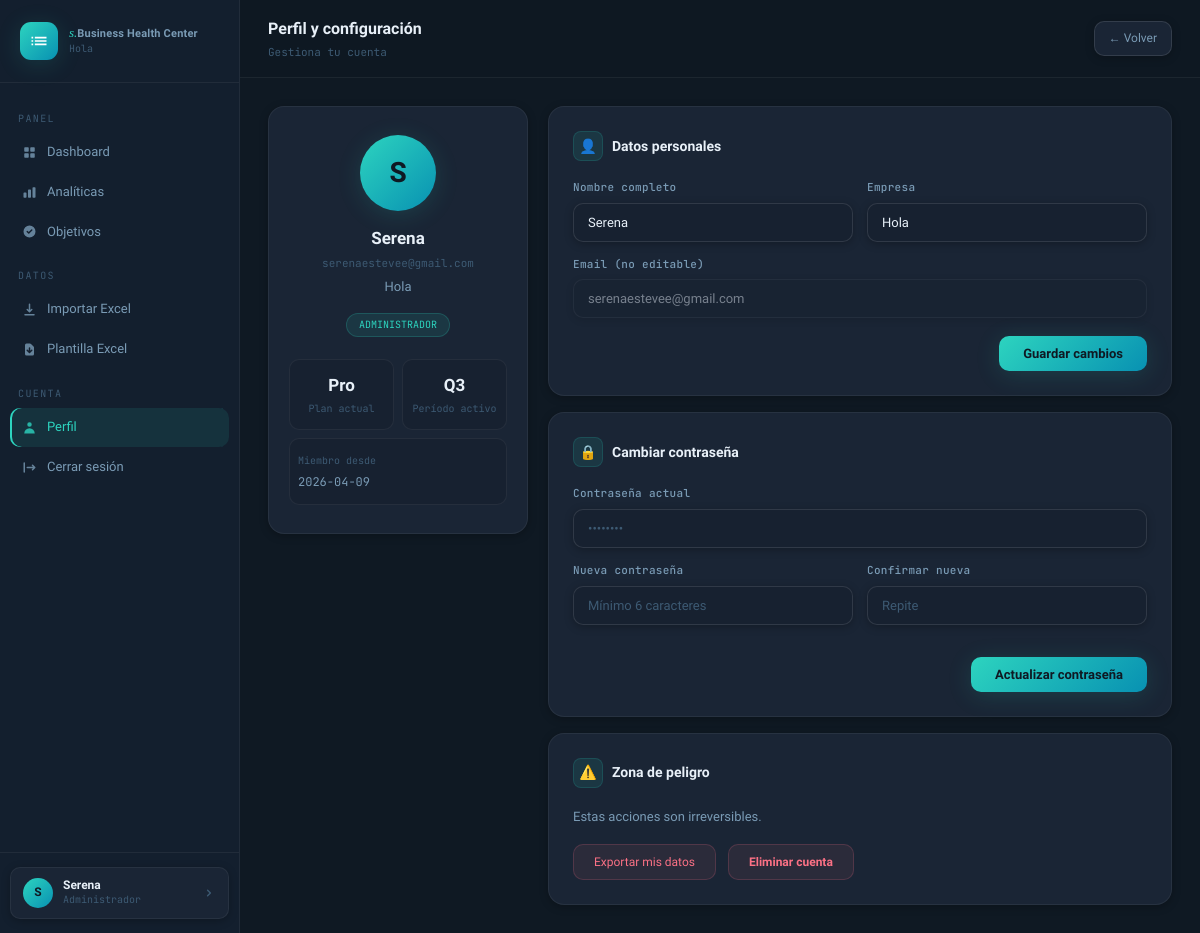
Screenshot of /profile (signed in) with the database file from the repository.
### tables this page shows
CREATE TABLE users (
                id        INTEGER PRIMARY KEY AUTOINCREMENT,
                name      TEXT NOT NULL,
                email     TEXT UNIQUE NOT NULL,
                password  TEXT NOT NULL,
                company   TEXT DEFAULT '',
                role      TEXT DEFAULT 'admin',
                created_at TEXT DEFAULT CURRENT_TIMESTAMP
            );

### app.py (the view, shortened to what this page needs)
@app.route('/profile', methods=['GET', 'POST'])
@login_required
def profile():
    db   = get_db()
    user = db.execute('SELECT * FROM users WHERE id = ?', (session['user_id'],)).fetchone()
    if user is None:
        session.clear()
        return redirect(url_for('login'))
    success = error = None
    return render_template('profile.html',
        user=user,
        user_name=session['user_name'],
        user_company=session.get('user_company', ''),
        success=success, error=error,
    )

### app.py (called while the page is built)
def get_db():
    conn = sqlite3.connect(DB)
    conn.row_factory = sqlite3.Row
    return conn

def login_required(f):
    @wraps(f)
    def decorated(*args, **kwargs):
        if 'user_id' not in session:
            return redirect(url_for('login'))
        return f(*args, **kwargs)
    return decorated

### templates/profile.html (shortened to what this page needs)
{% extends "base.html" %}
{% block body %}
<div class="app">
  {% include '_sidebar.html' %}
  <div class="main">
    <div class="topbar">
      <div><div class="page-title">Perfil y configuración</div><div class="page-sub">Gestiona tu cuenta</div></div>
      <a href="{{ url_for('dashboard') }}" class="btn-back">← Volver</a>
    </div>
    <div class="content">
      <div class="profile-grid">
        <div>
          <div class="profile-aside-card">
            <div class="profile-avatar-big">{{ user.name[0].upper() }}</div>
            <div class="profile-name">{{ user.name }}</div>
            <div class="profile-email">{{ user.email }}</div>
            <div class="profile-company">{{ user.company or 'Sin empresa' }}</div>
            <div class="profile-role-badge">ADMINISTRADOR</div>
            <div class="stats-mini">
              <div class="stat-box"><div class="stat-val">Pro</div><div class="stat-lbl">Plan actual</div></div>
              <div class="stat-box"><div class="stat-val">Q3</div><div class="stat-lbl">Período activo</div></div>
              <div class="stat-box" style="grid-column:1/-1;text-align:left;">
                <div class="stat-lbl">Miembro desde</div>
                <div style="font-size:12px;color:var(--text2);margin-top:4px;font-family:var(--font-mono);">{{ user.created_at[:10] if user.created_at else '—' }}</div>
              </div>
            </div>
          </div>
        </div>
        <div class="forms-col">
          <div class="form-card">
            <div class="form-card-title"><span class="form-card-icon">👤</span> Datos personales</div>
            <form method="POST"><input type="hidden" name="action" value="update">
              <div class="form-row">
                <div class="form-group"><label class="form-label">Nombre completo</label><input type="text" name="name" class="form-input" value="{{ user.name }}" required></div>
                <div class="form-group"><label class="form-label">Empresa</label><input type="text" name="company" class="form-input" value="{{ user.company or '' }}" placeholder="Mi Empresa SL"></div>
              </div>
              <div class="form-group"><label class="form-label">Email (no editable)</label><input type="email" class="form-input" value="{{ user.email }}" disabled></div>
              <div class="form-actions"><button type="submit" class="btn-save">Guardar cambios</button></div>
            </form>
          </div>
          <div class="form-card">
            <div class="form-card-title"><span class="form-card-icon">🔒</span> Cambiar contraseña</div>
            <form method="POST"><input type="hidden" name="action" value="password">
              <div class="form-group"><label class="form-label">Contraseña actual</label><input type="password" name="current_password" class="form-input" placeholder="••••••••" required></div>
              <div class="form-row">
                <div class="form-group"><label class="form-label">Nueva contraseña</label><input type="password" name="new_password" class="form-input" placeholder="Mínimo 6 caracteres" required></div>
                <div class="form-group"><label class="form-label">Confirmar nueva</label><input type="password" name="confirm_password" class="form-input" placeholder="Repite" required></div>
              </div>
              <div class="form-actions"><button type="submit" class="btn-save">Actualizar contraseña</button></div>
            </form>
          </div>
          <div class="form-card">
            <div class="form-card-title"><span class="form-card-icon">⚠️</span> Zona de peligro</div>
            <p style="font-size:13px;color:var(--text2);margin-bottom:16px;line-height:1.7;">Estas acciones son irreversibles.</p>
            <div style="display:flex;gap:12px;flex-wrap:wrap;">
              <button class="btn-danger" onclick="return confirm('¿Exportar todos tus datos?')">Exportar mis datos</button>
              <button class="btn-danger" style="font-weight:600;" onclick="return confirm('¿Eliminar cuenta? No se puede deshacer.')">Eliminar cuenta</button>
            </div>
          </div>
        </div>
      </div>
    </div>
  </div>
</div>
{% endblock %}

### templates/_sidebar.html (shortened to what this page needs)
<aside class="sidebar">
  <div class="sidebar-logo">
    <div class="logo-icon">
      <svg viewBox="0 0 24 24" width="20" height="20" fill="white"><path d="M3 13h2v-2H3v2zm0 4h2v-2H3v2zm0-8h2V7H3v2zm4 4h14v-2H7v2zm0 4h14v-2H7v2zM7 7v2h14V7H7z"/></svg>
    </div>
    <div class="logo-text">
      <div class="logo-s">s.<span class="logo-rest">Business Health Center</span></div>
      <div class="logo-company">{{ user_company or 'Mi empresa' }}</div>
    </div>
  </div>
  <nav class="sidebar-nav">
    <div class="nav-section">Panel</div>
    <a class="nav-item {% if request.endpoint == 'dashboard' %}active{% endif %}" href="{{ url_for('dashboard') }}">
      <span class="ni"></span>
      Dashboard
    </a>
    <a class="nav-item {% if request.endpoint == 'analiticas' %}active{% endif %}" href="{{ url_for('analiticas') }}">
      <span class="ni"><svg viewBox="0 0 20 20" fill="currentColor" width="15" height="15"><path d="M2 11a1 1 0 011-1h2a1 1 0 011 1v5a1 1 0 01-1 1H3a1 1 0 01-1-1v-5zm6-4a1 1 0 011-1h2a1 1 0 011 1v9a1 1 0 01-1 1H9a1 1 0 01-1-1V7zm6-3a1 1 0 011-1h2a1 1 0 011 1v12a1 1 0 01-1 1h-2a1 1 0 01-1-1V4z"/></svg></span>
      Analíticas
    </a>
    <a class="nav-item {% if request.endpoint == 'objetivos' %}active{% endif %}" href="{{ url_for('objetivos') }}">
      <span class="ni"><svg viewBox="0 0 20 20" fill="currentColor" width="15" height="15"><path fill-rule="evenodd" d="M10 18a8 8 0 100-16 8 8 0 000 16zm3.707-9.293a1 1 0 00-1.414-1.414L9 10.586 7.707 9.293a1 1 0 00-1.414 1.414l2 2a1 1 0 001.414 0l4-4z" clip-rule="evenodd"/></svg></span>
      Objetivos
    </a>
    <div class="nav-section">Datos</div>
    <a class="nav-item {% if request.endpoint == 'importar' %}active{% endif %}" href="{{ url_for('importar') }}">
      <span class="ni"><svg viewBox="0 0 20 20" fill="currentColor" width="15" height="15"><path fill-rule="evenodd" d="M3 17a1 1 0 011-1h12a1 1 0 110 2H4a1 1 0 01-1-1zm3.293-7.707a1 1 0 011.414 0L9 10.586V3a1 1 0 112 0v7.586l1.293-1.293a1 1 0 111.414 1.414l-3 3a1 1 0 01-1.414 0l-3-3a1 1 0 010-1.414z" clip-rule="evenodd"/></svg></span>
      Importar Excel
    </a>
    <a class="nav-item" href="{{ url_for('descargar_plantilla') }}">
      <span class="ni"></span>
      Plantilla Excel
    </a>
    <div class="nav-section">Cuenta</div>
    <a class="nav-item {% if request.endpoint == 'profile' %}active{% endif %}" href="{{ url_for('profile') }}">
      <span class="ni"><svg viewBox="0 0 20 20" fill="currentColor" width="15" height="15"><path fill-rule="evenodd" d="M10 9a3 3 0 100-6 3 3 0 000 6zm-7 9a7 7 0 1114 0H3z" clip-rule="evenodd"/></svg></span>
      Perfil
    </a>
    <a class="nav-item" href="{{ url_for('logout') }}">
      <span class="ni"><svg viewBox="0 0 20 20" fill="currentColor" width="15" height="15"><path fill-rule="evenodd" d="M3 3a1 1 0 00-1 1v12a1 1 0 102 0V4a1 1 0 00-1-1zm10.293 9.293a1 1 0 001.414 1.414l3-3a1 1 0 000-1.414l-3-3a1 1 0 10-1.414 1.414L14.586 9H7a1 1 0 100 2h7.586l-1.293 1.293z" clip-rule="evenodd"/></svg></span>
      Cerrar sesión
    </a>
  </nav>
  <div class="sidebar-footer">
    <a class="user-chip" href="{{ url_for('profile') }}">
      <div class="user-avatar">{{ user_name[0].upper() }}</div>
      <div class="user-info">
        <div class="user-name">{{ user_name }}</div>
        <div class="user-role">Administrador</div>
      </div>
      <svg viewBox="0 0 20 20" fill="currentColor" width="14" height="14" style="margin-left:auto;color:var(--text3);flex-shrink:0;"><path fill-rule="evenodd" d="M7.293 14.707a1 1 0 010-1.414L10.586 10 7.293 6.707a1 1 0 011.414-1.414l4 4a1 1 0 010 1.414l-4 4a1 1 0 01-1.414 0z" clip-rule="evenodd"/></svg>
    </a>
  </div>
</aside>

### templates/base.html (style rules this page uses)
:root { --bg: #0f1923; --bg2: #131f2e; --bg3: #172130; --card: #1a2535; --card2: #1f2d3d; --card3: #243242; --border: rgba(255,255,255,0.06); --border2: rgba(255,255,255,0.11); --border3: rgba(255,255,255,0.18); --text: #e8f0f8; --text2: #7a9bb5; --text3: #3d5a73; --accent: #2dd4bf; --accent2: #0891b2; --accent3: #06b6d4; --glow: rgba(45,212,191,0.12); --glow2: rgba(45,212,191,0.06); --green: #4ade80; --red: #fb7185; --amber: #fbbf24; --blue: #60a5fa; --pink: #e879f9; --shadow-sm: 0 2px 8px rgba(0,0,0,0.25); --shadow-md: 0 4px 20px rgba(0,0,0,0.35); --shadow-lg: 0 8px 40px rgba(0,0,0,0.45); --shadow-accent: 0 4px 24px rgba(45,212,191,0.15); --radius: 16px; --radius-sm: 10px; --radius-xs: 6px; --font-display: 'Plus Jakarta Sans', sans-serif; --font-serif: 'Instrument Serif', serif; --font-mono: 'JetBrains Mono', monospace; }
*, *::before, *::after { box-sizing: border-box; margin: 0; padding: 0; }
html { scroll-behavior: smooth; }
body { font-family: var(--font-display); background: var(--bg); color: var(--text); min-height: 100vh; font-size: 14px; line-height: 1.6; -webkit-font-smoothing: antialiased; }
a { color: inherit; text-decoration: none; }
input, select, textarea, button { font-family: var(--font-display); }

### rows the page displays
users: company "Hola", name "Serena", name "S", email "serenaestevee@gmail.com", created_at "2026-04-09"

### other values shown
{{ user_name[0].upper() }} "S"
